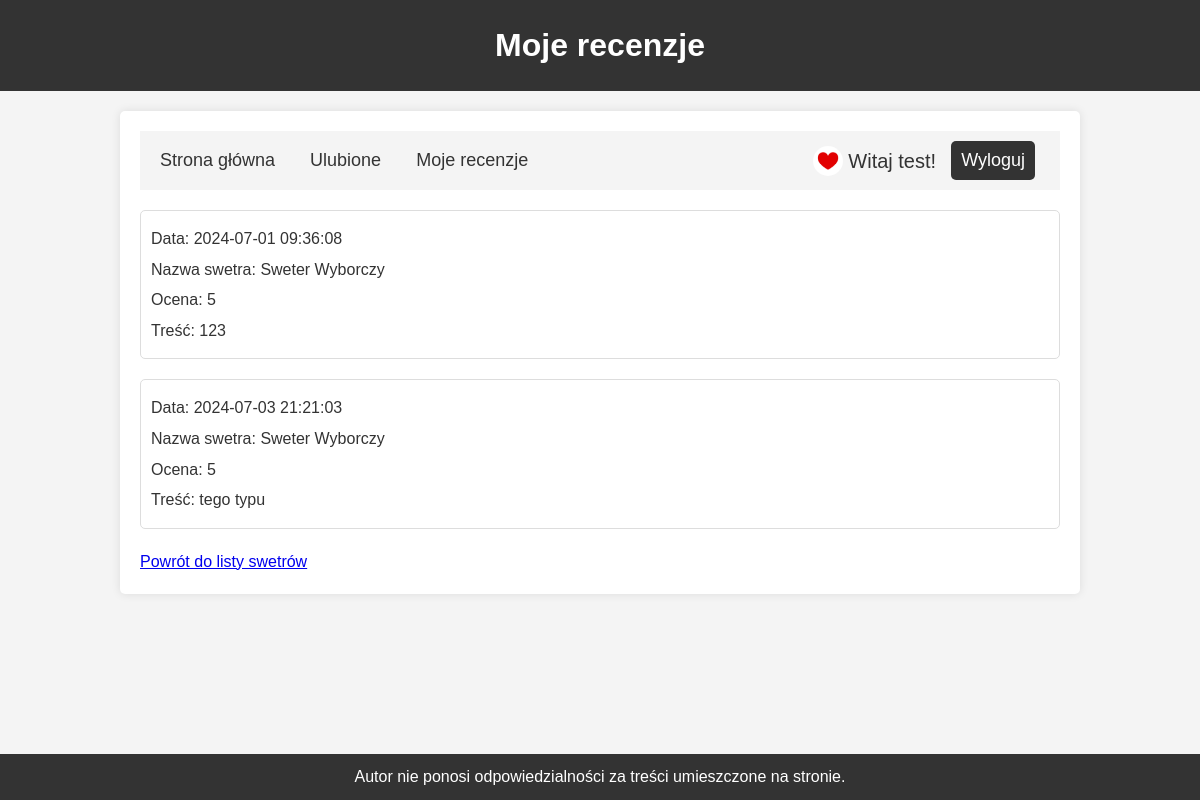
Page /swetry/myReviews.php (signed in) on the committed database.
### tables this page shows
CREATE TABLE `uzytkownicy` (
  `id` int(10) UNSIGNED NOT NULL,
  `login` varchar(50) DEFAULT NULL,
  `haslo` varchar(50) DEFAULT NULL,
  `email` varchar(50) DEFAULT NULL,
  `rola` varchar(50) DEFAULT 'user',
  `data` timestamp NOT NULL DEFAULT current_timestamp() ON UPDATE current_timestamp(),
  `profile_picture` varchar(255) NOT NULL DEFAULT 'upload_profile_pics/default.png'
);

CREATE TABLE `recenzje` (
  `id` int(10) UNSIGNED NOT NULL,
  `idSwetra` int(10) UNSIGNED DEFAULT NULL,
  `nick` varchar(50) DEFAULT NULL,
  `ocena` int(11) DEFAULT NULL,
  `tresc` text DEFAULT NULL,
  `data` timestamp NOT NULL DEFAULT current_timestamp()
);

CREATE TABLE `swetry` (
  `id` int(10) UNSIGNED NOT NULL,
  `idKategorii` int(10) UNSIGNED DEFAULT NULL,
  `nazwa` varchar(50) DEFAULT NULL,
  `obrazek` varchar(50) DEFAULT NULL,
  `opis` text DEFAULT NULL,
  `gramatura` int(11) DEFAULT NULL,
  `wiek` int(11) DEFAULT NULL
);

### swetry/myReviews.php (the view, shortened to what this page needs)
<?php
require("db.php");
?>
<!DOCTYPE html>
<html lang="en">
<head>
    <link rel="stylesheet" href="styl.css">
</head>
<body>
<header>
    <h1>Moje recenzje</h1>
</header>
<div class="container">
    <?php require("menu.php"); ?>
    <?php
    $sql = "SELECT ocena, tresc, data, d.id AS idSwetra, nazwa FROM recenzje r, swetry d WHERE d.id = idSwetra AND nick = '$login'";
    $result = $conn->query($sql);
    if ($result->num_rows > 0) {
        while ($row = $result->fetch_assoc()) {
            echo "<div class='review'>";
            echo "<p>Data: " . htmlspecialchars($row['data']) . "</p>";
            echo "<p>Nazwa swetra: <a href='details.php?id=" . htmlspecialchars($row['idSwetra']) . "'>" . htmlspecialchars($row['nazwa']) . "</a></p>";
            echo "<p>Ocena: " . htmlspecialchars($row['ocena']) . "</p>";
            echo "<p>Treść: " . htmlspecialchars($row['tresc']) . "</p>";
            echo "</div>";
        }
    } else {
        echo "<p>Brak recenzji.</p>";
    }
    ?>
    <a href="index.php" class="back-link">Powrót do listy swetrów</a>
</div>
<?php require("footer.php"); ?>
</body>
</html>

### swetry/menu.php (shortened to what this page needs)
<?php
require("db.php");
?>
<!DOCTYPE html>
<html lang="pl">
<head>
    <link rel="stylesheet" href="styl.css">
    <link rel="stylesheet" href="menu.css">
</head>
<body>
<nav class="navmenu">
    <div class="navmenu-links-left">
        <a href="index.php" class="navmenu-link">Strona główna</a>
        <a href="favourites.php" class="navmenu-link">Ulubione</a>
        <a href="myReviews.php" class="navmenu-link">Moje recenzje</a>
    </div>
    <div class="navmenu-links-right">
        <?php
        $login = $_SESSION["login"];
        $sql = "SELECT profile_picture FROM uzytkownicy WHERE login='$login'";
        $result = $conn->query($sql);
        $user = $result->fetch_object();
        ?>
    <span class="navmenu-welcome-msg">
        <img src="<?= $user->profile_picture ?>" width="30" height="30" class="navmenu-profile-pic">
        Witaj <?= $_SESSION["login"] ?>!
       </span>
        <a href="logout.php" class="navmenu-link navmenu-logout-btn">Wyloguj</a>
    </div>
</nav>
</body>
</html>

### swetry/styl.css (style rules this page uses)
* { margin: 0; padding: 0; box-sizing: border-box; }
body { font-family: Arial, sans-serif; background-color: #f4f4f4; color: #333; line-height: 1.6; }
header { background: #333; color: #fff; padding: 20px 0; text-align: center; }
header h1 { margin: 0; }
nav { margin-bottom: 20px; background-color: #f0f0f0; padding: 10px; }
nav a { color: #333; text-decoration: none; margin-right: 15px; padding: 10px 15px; font-size: 18px; }
.container { width: 80%; margin: 20px auto; padding: 20px; background: #fff; border-radius: 5px; box-shadow: 0 0 10px rgba(0, 0, 0, 0.1); }
.review { border: 1px solid #ddd; padding: 10px; margin-bottom: 20px; border-radius: 5px; }
.review p { margin: 5px 0; }
.review a { color: #333; text-decoration: none; }

### swetry/menu.css (style rules this page uses)
.navmenu { display: flex; justify-content: space-between; align-items: center; padding: 10px; background-color: #f4f4f4; }
.navmenu-links-left, .navmenu-links-right { display: flex; align-items: center; }
.navmenu-link { color: #333; text-decoration: none; margin-right: 15px; padding: 5px 10px; }
.navmenu-welcome-msg { font-size: 20px; display: flex; align-items: center; margin-right: 15px; }
.navmenu-profile-pic { vertical-align: middle; border-radius: 50%; margin-right: 5px; }
.navmenu-logout-btn { background-color: #333; color: #fff; padding: 5px 10px; border-radius: 5px; text-decoration: none; transition: background-color 0.3s; }

### rows in the picture
uzytkownicy: profile_picture (picture)
recenzje: data "2024-07-01 09:36:08", idSwetra.nazwa "Sweter Wyborczy", ocena "5", tresc "123"
recenzje: data "2024-07-03 21:21:03", idSwetra.nazwa "Sweter Wyborczy", ocena "5", tresc "tego typu"

### other values in the picture
$_SESSION["login"] "test"
